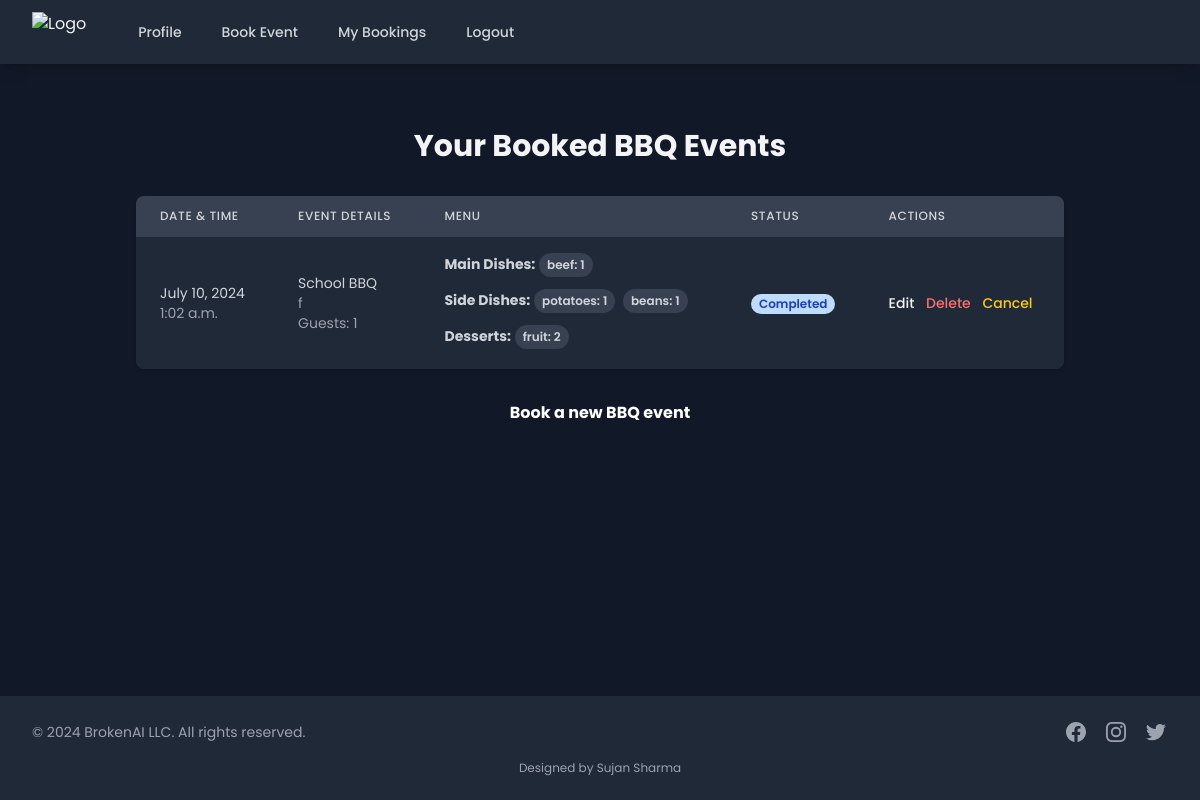
Page /my-bookings/ (signed in) on the earlier database version.
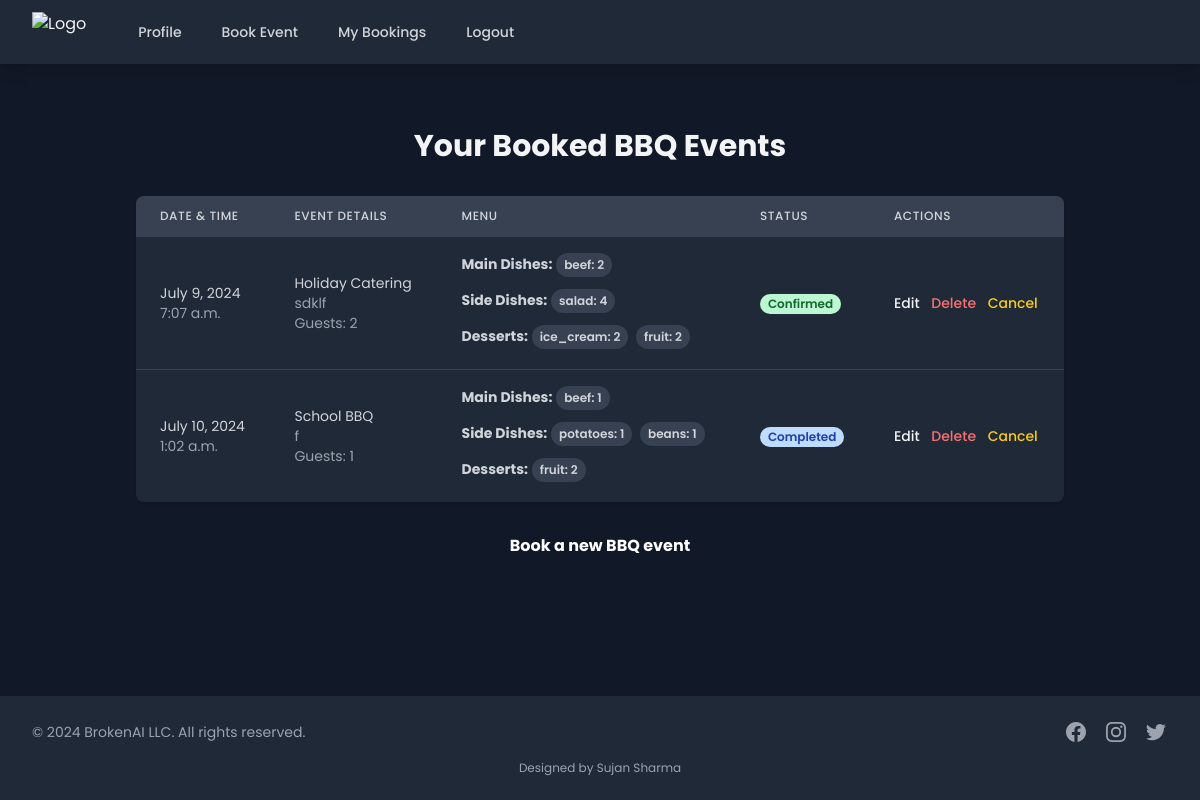
Same page on the later database version.
### accounts/models.py (models this page shows, shortened)
class BBQBooking(models.Model):
    user = models.ForeignKey(settings.AUTH_USER_MODEL, on_delete=models.CASCADE, related_name='bbq_bookings')
    status = models.IntegerField(default=0)  # 0: Pending, 1: Confirmed, 2: Cancelled, 3: Completed
    date = models.DateField()
    time = models.TimeField()
    location = models.CharField(max_length=255)
    guests = models.IntegerField()
    EVENT_TYPES = [
        ('private', 'Private BBQ'),
        ('company', 'Company BBQ'),
        ('wedding', 'Wedding BBQ'),
        ('school', 'School BBQ'),
        ('themed', 'Themed BBQ'),
        ('breakfast', 'Breakfast Catering'),
        ('holiday', 'Holiday Catering'),
    ]
    event_type = models.CharField(max_length=20, choices=EVENT_TYPES, default='private')
    MAIN_DISHES = [
        ('beef', 'Beef'),
        ('chicken', 'Chicken'),
        ('pork', 'Pork'),
        ('fish', 'Fish'),
    ]
    main_dishes = models.JSONField()  # Store as {"beef": 10, "chicken": 5, ...}
    SIDE_DISHES = [
        ('salad', 'Salad'),
        ('corn', 'Corn'),
        ('potatoes', 'Potatoes'),
        ('beans', 'Beans'),
        ('coleslaw', 'Coleslaw'),
    ]
    side_dishes = models.JSONField()  # Store as {"salad": 15, "corn": 10, ...}
    DESSERTS = [
        ('ice_cream', 'Ice Cream'),
        ('fruit', 'Fruit'),
    ]
    desserts = models.JSONField()  # Store as {"ice_cream": 20, "fruit": 10}
    drinks = models.IntegerField()  # Total number of drinks (same as guests)

### accounts/views.py (the view)
# urls.py: path('my-bookings/', views.view_booked_events, name='view_booked_events'),
@login_required
def view_booked_events(request):
    bookings = BBQBooking.objects.filter(user=request.user).order_by('date', 'time')
    return render(request, 'booked_events.html', {'bookings': bookings})

### accounts/templates/booked_events.html (shortened to what the changed rows need)
{% extends "base.html" %}
{% block content %}
<div class="container mx-auto px-4 py-8 max-w-6xl">
    <h2 class="text-3xl font-bold mb-8 text-center text-primary-400">Your Booked BBQ Events</h2>
    {% if bookings %}
    <div class="overflow-x-auto bg-gray-800 rounded-lg shadow">
        <table class="min-w-full divide-y divide-gray-700">
            <thead class="bg-gray-700">
                <tr>
                    <th scope="col"
                        class="px-6 py-3 text-left text-xs font-medium text-gray-300 uppercase tracking-wider">Date &
                        Time</th>
                    <th scope="col"
                        class="px-6 py-3 text-left text-xs font-medium text-gray-300 uppercase tracking-wider">Event
                        Details</th>
                    <th scope="col"
                        class="px-6 py-3 text-left text-xs font-medium text-gray-300 uppercase tracking-wider">Menu</th>
                    <th scope="col"
                        class="px-6 py-3 text-left text-xs font-medium text-gray-300 uppercase tracking-wider">Status
                    </th>
                    <th scope="col"
                        class="px-6 py-3 text-left text-xs font-medium text-gray-300 uppercase tracking-wider">Actions
                    </th>
                </tr>
            </thead>
            <tbody class="bg-gray-800 divide-y divide-gray-700">
                {% for booking in bookings %}
                <tr>
                    <td class="px-6 py-4 whitespace-nowrap">
                        <div class="text-sm text-gray-300">{{ booking.date }}</div>
                        <div class="text-sm text-gray-400">{{ booking.time }}</div>
                    </td>
                    <td class="px-6 py-4 whitespace-nowrap">
                        <div class="text-sm text-gray-300">{{ booking.get_event_type_display }}</div>
                        <div class="text-sm text-gray-400">{{ booking.location }}</div>
                        <div class="text-sm text-gray-400">Guests: {{ booking.guests }}</div>
                    </td>
                    <td class="px-6 py-4">
                        <div class="text-sm text-gray-300">
                            <strong class="text-primary-400">Main Dishes:</strong>
                            {% for dish, count in booking.main_dishes.items %}
                            <span
                                class="inline-block bg-gray-700 rounded-full px-2 py-1 text-xs font-semibold text-gray-300 mr-1 mb-1">
                                {{dish }}: {{ count }}</span>
                            {% endfor %}
                        </div>
                        <div class="text-sm text-gray-300 mt-2">
                            <strong class="text-primary-400">Side Dishes:</strong>
                            {% for dish, count in booking.side_dishes.items %}
                            <span
                                class="inline-block bg-gray-700 rounded-full px-2 py-1 text-xs font-semibold text-gray-300 mr-1 mb-1">
                                {{dish }}: {{ count }}</span>
                            {% endfor %}
                        </div>
                        <div class="text-sm text-gray-300 mt-2">
                            <strong class="text-primary-400">Desserts:</strong>
                            {% for dish, count in booking.desserts.items %}
                            <span
                                class="inline-block bg-gray-700 rounded-full px-2 py-1 text-xs font-semibold text-gray-300 mr-1 mb-1">
                                {{dish }}: {{ count }}</span>
                            {% endfor %}
                        </div>
                    </td>
                    <td class="px-6 py-4 whitespace-nowrap">
                        <span class="px-2 inline-flex text-xs leading-5 font-semibold rounded-full
                            {% if booking.status == 0 %} bg-yellow-200 text-yellow-800
                            {% elif booking.status == 1 %}bg-green-200 text-green-800
                            {% elif booking.status == 2 %}bg-red-200 text-red-800
                            {% else %} bg-blue-200 text-blue-800 {% endif %}">
                            {%if booking.status == 0 %}
                            pending
                            {%elif booking.status == 1 %}
                           Confirmed
                            {%elif booking.status == 2 %}
                            Cancelled
                            {%else%}
                            Completed
                            {%endif%}
                        </span>
                    </td>
                    <td class="px-6 py-4 whitespace-nowrap text-sm font-medium">
                        <a href="{% url 'edit_booking' booking.id %}"
                            class="text-primary-400 hover:text-primary-300 mr-2">Edit</a>
                        <form action="{% url 'delete_booking' booking.id %}" method="post" class="inline">
                            <button type="submit" class="text-red-400 hover:text-red-300 mr-2"
                                onclick="return confirm('Are you sure you want to delete this booking?');">Delete</button>
                        </form>
                        <form action="{% url 'cancel_booking' booking.id %}" method="post" class="inline">
                            <button type="submit" class="text-yellow-400 hover:text-yellow-300"
                                onclick="return confirm('Are you sure you want to cancel this booking?');">Cancel</button>
                        </form>
                    </td>
                </tr>
                {% endfor %}
            </tbody>
        </table>
    </div>
    {% else %}
    <p class="text-center text-gray-400 mt-8">You haven't booked any BBQ events yet.</p>
    {% endif %}
</div>
{% endblock %}

Differences in the rows shown:
added BBQBooking: date "July 9, 2024", time "7:07 a.m.", event_type "Holiday Catering", location "sdklf", guests "2", main_dishes "beef", main_dishes "2", side_dishes "salad", side_dishes "4", desserts "ice_cream" "fruit", desserts "2" "2", status "Confirmed"
